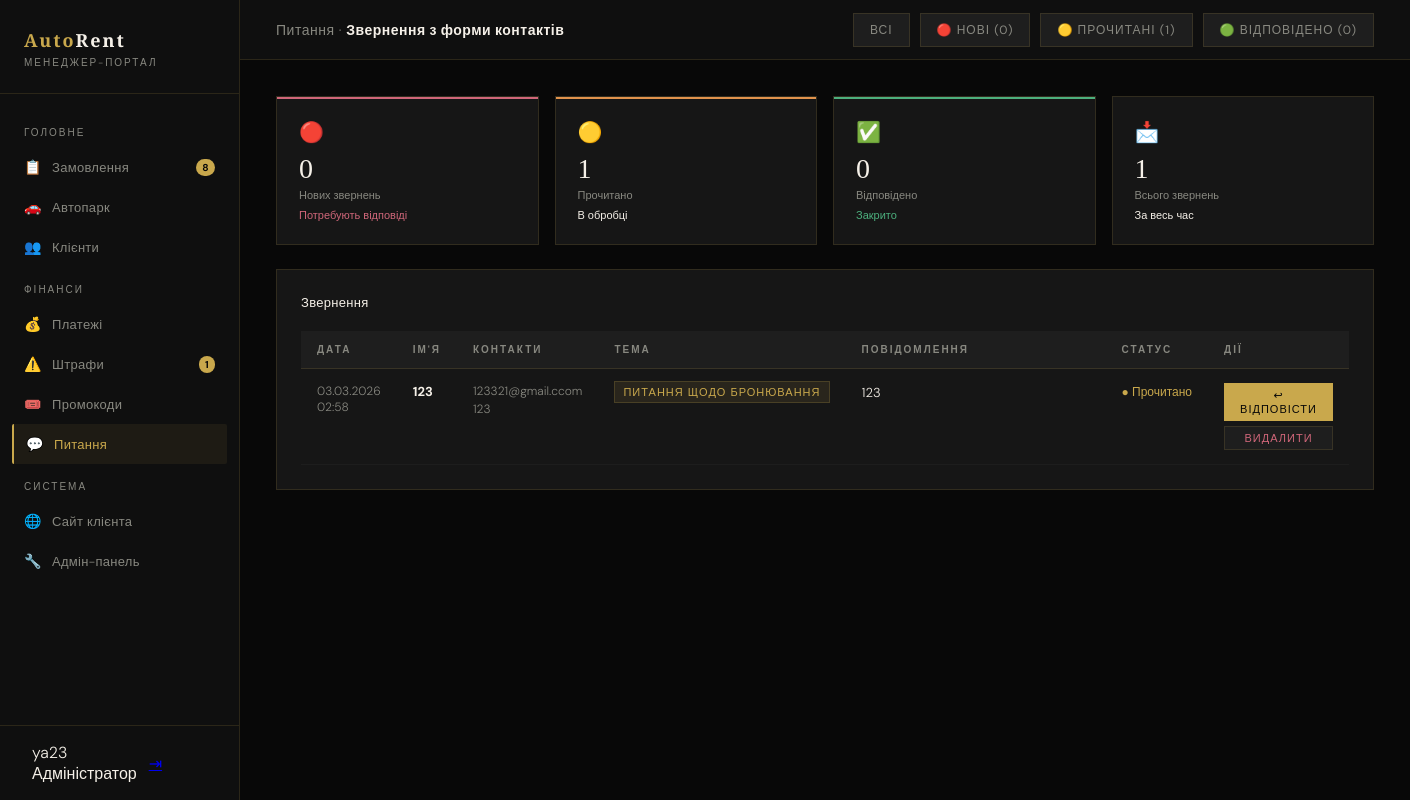
The app's page /manager/inquiries/ (signed in) with its own data.
### core/models.py (models this page shows, shortened)
class ContactMessage(models.Model):
    STATUS = [('new','Нове'),('read','Прочитано'),('replied','Відповідено')]
    SUBJECTS = [
        ('booking', 'Питання щодо бронювання'),
        ('conditions', 'Умови прокату'),
        ('support', 'Технічна підтримка'),
        ('corporate', 'Корпоративне співробітництво'),
        ('other', 'Інше'),
    ]
    name       = models.CharField('Ім\'я', max_length=100)
    phone      = models.CharField('Телефон', max_length=30, blank=True)
    email      = models.EmailField('Email')
    subject    = models.CharField('Тема', max_length=20, choices=SUBJECTS, default='other')
    message    = models.TextField('Повідомлення')
    status     = models.CharField('Статус', max_length=10, choices=STATUS, default='new')
    created_at = models.DateTimeField('Дата', auto_now_add=True)
    reply      = models.TextField('Відповідь менеджера', blank=True)
    class Meta:
        verbose_name        = 'Повідомлення з форми'
        verbose_name_plural = 'Повідомлення з форми'
        ordering            = ['-created_at']

### manager_portal/views.py (the view, shortened to what this page needs)
# urls.py: path('inquiries/', views.inquiries, name='manager_inquiries'),
@login_required
@user_passes_test(is_manager)
def inquiries(request):
    status_filter = request.GET.get('status', '')
    qs = ContactMessage.objects.all()
    if status_filter:
        qs = qs.filter(status=status_filter)
    counts = {
        'new':     ContactMessage.objects.filter(status='new').count(),
        'read':    ContactMessage.objects.filter(status='read').count(),
        'replied': ContactMessage.objects.filter(status='replied').count(),
        'total':   ContactMessage.objects.count(),
    }
    return render(request, 'manager/inquiries.html', {'messages_list': qs, 'counts': counts, 'status_filter': status_filter})

### manager_portal/context_processors.py (called while the page is built)
def manager_context(request):
    if not request.user.is_authenticated or not request.user.is_staff:
        return {}
    return {
        'pending_count': Booking.objects.filter(status='pending').count(),
        'unpaid_fines': Fine.objects.filter(status='unpaid').count(),
    }

### manager_portal/views.py (called while the page is built)
def is_manager(user):
    return user.is_authenticated and (user.is_staff or user.is_superuser)

### templates/manager/inquiries.html (shortened to what this page needs)
{% extends 'manager/base_manager.html' %}
{% block main_content %}
<div class="topbar">
  <div class="topbar-title">Питання · <strong>Звернення з форми контактів</strong></div>
  <div style="display:flex;gap:10px;">
    <button class="tb-btn" onclick="window.location='?'">Всі</button>
    <button class="tb-btn{% if status_filter == 'new' %} primary{% endif %}" onclick="window.location='?status=new'">🔴 Нові ({{ counts.new }})</button>
    <button class="tb-btn{% if status_filter == 'read' %} primary{% endif %}" onclick="window.location='?status=read'">🟡 Прочитані ({{ counts.read }})</button>
    <button class="tb-btn{% if status_filter == 'replied' %} primary{% endif %}" onclick="window.location='?status=replied'">🟢 Відповідено ({{ counts.replied }})</button>
  </div>
</div>
<div class="content">
  <div class="kpi-row">
    <div class="kpi-card red">
      <div class="kpi-icon">🔴</div>
      <div class="kpi-val">{{ counts.new }}</div>
      <div class="kpi-label">Нових звернень</div>
      <div class="kpi-delta down">Потребують відповіді</div>
    </div>
    <div class="kpi-card orange">
      <div class="kpi-icon">🟡</div>
      <div class="kpi-val">{{ counts.read }}</div>
      <div class="kpi-label">Прочитано</div>
      <div class="kpi-delta">В обробці</div>
    </div>
    <div class="kpi-card green">
      <div class="kpi-icon">✅</div>
      <div class="kpi-val">{{ counts.replied }}</div>
      <div class="kpi-label">Відповідено</div>
      <div class="kpi-delta up">Закрито</div>
    </div>
    <div class="kpi-card">
      <div class="kpi-icon">📩</div>
      <div class="kpi-val">{{ counts.total }}</div>
      <div class="kpi-label">Всього звернень</div>
      <div class="kpi-delta">За весь час</div>
    </div>
  </div>
  <div class="widget">
    <div class="widget-header">
      <div class="widget-title">Звернення</div>
    </div>
    {% if messages_list %}
    <div class="inq-wrap">
    <table class="inq-table">
      <thead>
        <tr>
          <th>Дата</th>
          <th>Ім'я</th>
          <th>Контакти</th>
          <th>Тема</th>
          <th style="min-width:260px;">Повідомлення</th>
          <th>Статус</th>
          <th>Дії</th>
        </tr>
      </thead>
      <tbody>
        {% for msg in messages_list %}
        <tr class="{% if msg.status == 'new' %}is-new{% elif msg.status == 'replied' %}is-replied{% endif %}">
          <td style="white-space:nowrap;font-size:12px;">{{ msg.created_at|date:"d.m.Y" }}<br><span style="color:var(--gray);">{{ msg.created_at|date:"H:i" }}</span></td>
          <td><strong style="color:var(--white);">{{ msg.name }}</strong></td>
          <td style="font-size:12px;">
            <div>{{ msg.email }}</div>
            {% if msg.phone %}<div style="color:var(--gray);margin-top:2px;">{{ msg.phone }}</div>{% endif %}
          </td>
          <td><span class="inq-subject">{{ msg.get_subject_display }}</span></td>
          <td>
            <div class="inq-msg">{{ msg.message }}</div>
          </td>
          <td>
            {% if msg.status == 'new' %}<span class="st-new">● Нове</span>
            {% elif msg.status == 'read' %}<span class="st-read">● Прочитано</span>
            {% else %}<span class="st-replied">● Відповідено</span>{% endif %}
          </td>
          <td>
            <div class="act-col">
              <button class="tb-btn primary" style="font-size:11px;padding:4px 10px;"
                onclick="openReply({{ msg.pk }}, '{{ msg.name|escapejs }}', '{{ msg.email|escapejs }}')">
                ↩ Відповісти
              </button>
              <form method="post" style="margin:0;" onsubmit="return confirm('Видалити?')">
                <button type="submit" class="tb-btn" style="font-size:11px;padding:4px 10px;color:#cf6679;width:100%;">Видалити</button>
              </form>
            </div>
          </td>
        </tr>
        {% endfor %}
      </tbody>
    </table>
    </div>
    {% else %}
    <div style="padding:48px;text-align:center;color:var(--gray);">
      <div style="font-size:40px;margin-bottom:12px;">📭</div>
      <div>Звернень не знайдено</div>
    </div>
    {% endif %}
  </div>
</div>
{% endblock %}

### templates/manager/base_manager.html (shortened to what this page needs)
{% load static %}<!DOCTYPE html>
<html lang="uk">
<head>
<link rel="stylesheet" href="{% static 'css/manager.css' %}?v=3">
</head>
<body>
<aside class="sidebar">
  <div class="sidebar-logo">
    <div class="logo-mark">Auto<span>Rent</span></div>
    <div class="logo-sub">Менеджер-портал</div>
  </div>
  <nav class="sidebar-nav">
    <div class="nav-section-label">Головне</div>
    <a class="nav-item {% if 'booking' in request.resolver_match.url_name|default:'' %}active{% endif %}" href="{% url 'manager_bookings' %}">
      <span class="nav-icon">📋</span> Замовлення
      {% if pending_count %}<span class="nav-badge">{{ pending_count }}</span>{% endif %}
    </a>
    <a class="nav-item {% if request.resolver_match.url_name in 'manager_cars,manager_car_edit,manager_car_add' %}active{% endif %}" href="{% url 'manager_cars' %}">
      <span class="nav-icon">🚗</span> Автопарк
    </a>
    <a class="nav-item {% if 'client' in request.resolver_match.url_name|default:'' %}active{% endif %}" href="{% url 'manager_clients' %}">
      <span class="nav-icon">👥</span> Клієнти
    </a>
    <div class="nav-section-label">Фінанси</div>
    <a class="nav-item {% if request.resolver_match.url_name == 'manager_payments' %}active{% endif %}" href="{% url 'manager_payments' %}">
      <span class="nav-icon">💰</span> Платежі
    </a>
    <a class="nav-item {% if 'fine' in request.resolver_match.url_name|default:'' %}active{% endif %}" href="{% url 'manager_fines' %}">
      <span class="nav-icon">⚠️</span> Штрафи
      {% if unpaid_fines %}<span class="nav-badge">{{ unpaid_fines }}</span>{% endif %}
    </a>
    <a class="nav-item {% if request.resolver_match.url_name == 'manager_promos' %}active{% endif %}" href="{% url 'manager_promos' %}">
      <span class="nav-icon">🎟️</span> Промокоди
    </a>
    <a class="nav-item {% if request.resolver_match.url_name == 'manager_inquiries' %}active{% endif %}" href="{% url 'manager_inquiries' %}">
      <span class="nav-icon">💬</span> Питання
    </a>
    <div class="nav-section-label">Система</div>
    <a class="nav-item" href="{% url 'index' %}">
      <span class="nav-icon">🌐</span> Сайт клієнта
    </a>
    <a class="nav-item" href="/admin/">
      <span class="nav-icon">🔧</span> Адмін-панель
    </a>
  </nav>
  <div class="sidebar-user">
    <div>
      <div class="user-name">{{ user.get_full_name|default:user.username }}</div>
      <div class="user-role">{% if user.is_superuser %}Адміністратор{% else %}Менеджер{% endif %}</div>
    </div>
    <a href="{% url 'logout' %}" class="user-logout" title="Вийти">⇥</a>
  </div>
</aside>
<div class="main-content">
  {% block main_content %}{% endblock %}
</div>
</body>
</html>

### templates/manager/base_manager.html (style rules this page uses)
.nav-item.active { color: var(--gold) !important; background: rgba(201,168,76,0.08); border-left: 2px solid var(--gold); }

### templates/manager/inquiries.html (style rules this page uses)
.inq-wrap { overflow-x:auto; }
.inq-table { width:100%; border-collapse:collapse; min-width:860px; }
.inq-table th { font-size:10px; letter-spacing:2px; text-transform:uppercase; color:var(--gray); padding:12px 16px; text-align:left; border-bottom:1px solid var(--border); background:var(--dark3); white-space:nowrap; }
.inq-table td { padding:14px 16px; font-size:13px; color:var(--gray); border-bottom:1px solid rgba(255,255,255,0.03); vertical-align:top; }
.inq-msg { font-size:13px; line-height:1.55; max-height:72px; overflow:hidden; color:var(--white); }
.inq-subject { font-size:11px; letter-spacing:1px; text-transform:uppercase; padding:3px 8px; background:rgba(201,168,76,0.1); color:var(--gold); border:1px solid rgba(201,168,76,0.2); white-space:nowrap; }
.st-read { color:var(--gold); font-size:12px; white-space:nowrap; }
.act-col { display:flex; flex-direction:column; gap:5px; }

### records on screen
ContactMessage: created_at "03.03.2026", created_at "02:58", name "123", email "123321@gmail.ccom", phone "123", subject "ПИТАННЯ ЩОДО БРОНЮВАННЯ", message "123", status "● Прочитано"

### other values on screen
{{ pending_count }} "8"
{{ unpaid_fines }} "1"
{{ user.get_full_name|default:user.username }} "ya23"
{{ counts.new }} "0"
{{ counts.read }} "1"
{{ counts.replied }} "0"
{{ counts.total }} "1"
